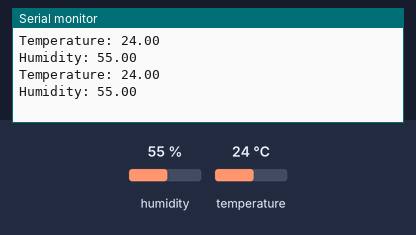
The sketch below on a simulated Arduino Uno, built with avr-gcc and run on an emulated ATmega328P. On the bench: the last lines printed to the serial monitor. The inputs (shaded band) are chosen by the test bench; at power-on: humidity 55 %, temperature 24 °C.

Above: at 8.8 s.
8.9 s: humidity set to 22 %
At 13.2 s:
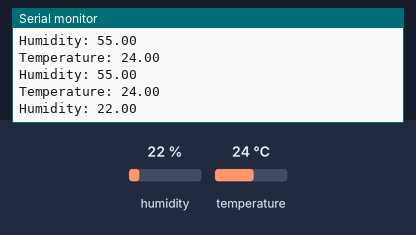
14.9 s: temperature set to 12 °C
At 17.2 s:
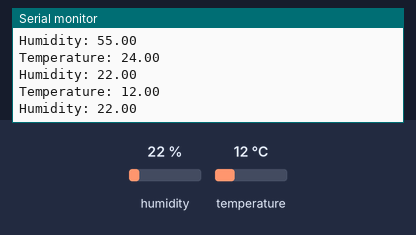
20.9 s: humidity set to 40 %
At 25.1 s:
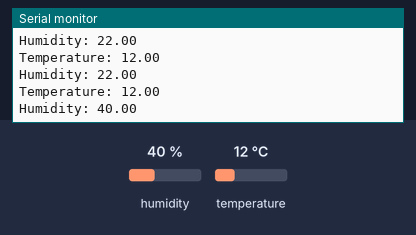
Timing chart, 0 to 26.6 s (numbered marks = the images above; inputs shaded):
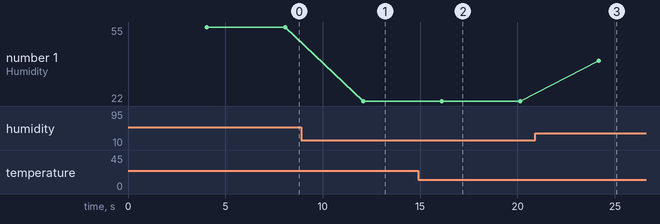

Measured:
- after the input at 8.9 s, the serial monitor: prints a new line after 3.2 s (image 1)
- after the input at 14.9 s, the serial monitor: prints a new line after 1.2 s (image 2)
- after the input at 20.9 s, the serial monitor: prints a new line after 3.3 s (image 3)
- plotted number 1: 55 → 22 after the input at 8.9 s, 22 → 40 after the input at 20.9 s

The sketch:

sensor.ino
```cpp
// Include the libraries
#include <Adafruit_Sensor.h>
#include <DHT.h>

// Set DHT pin
#define DHTPIN 4

// Set DHT type
#define DHTTYPE DHT11     // DHT 11
//#define DHTTYPE DHT21   // DHT 21 (AM2301)
//#define DHTTYPE DHT22   // DHT 22 (AM2302)

// Initialize DHT sensor
DHT dht = DHT(DHTPIN, DHTTYPE);

void setup() {
    // Begin serial communication at a baud rate of 9600
    Serial.begin(9600);

    // Setup sensor:
    dht.begin();
}

void loop() {
    // Wait a few seconds between measurements
    delay(4000);

    // Read the humidity in %:
    float h = dht.readHumidity();
    // Read the temperature as Celsius
    float t = dht.readTemperature();

    // Check if any reads failed and exit early (to try again)
    if (isnan(h) || isnan(t)) {
        Serial.println("Failed to read from DHT sensor!");
        return;
    }

    Serial.print("Temperature: ");
    Serial.println(t);
    Serial.print("Humidity: ");
    Serial.println(h);
}
```
